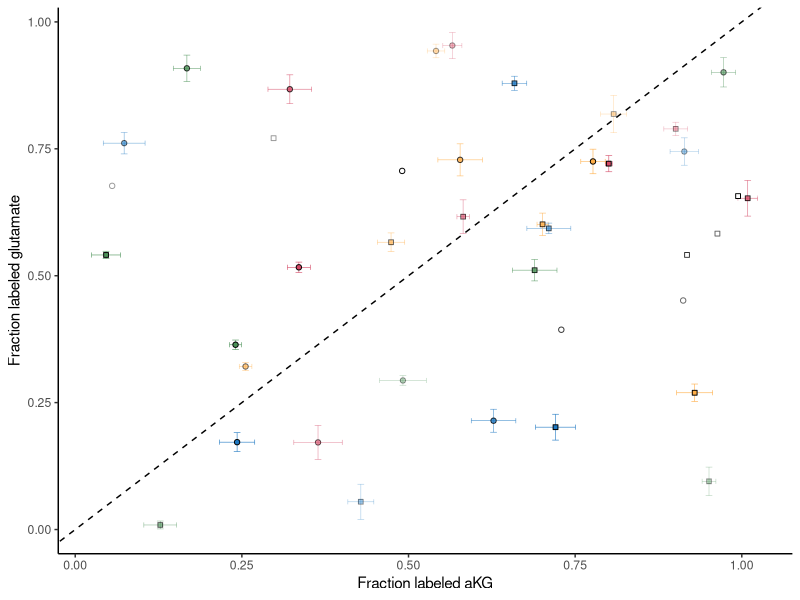
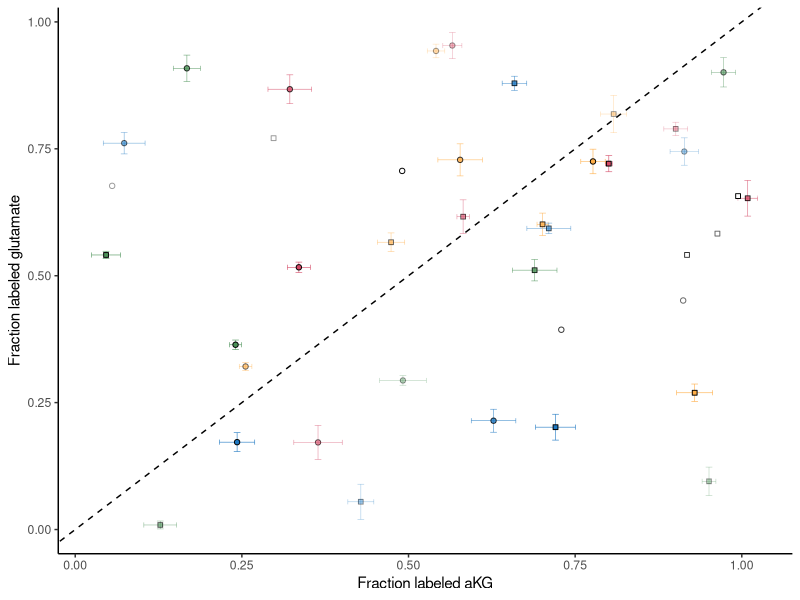

These charts were generated, in order, by the following R code:
# =============================================================================
# 双向误差棒代谢标记散点
# organized：线性脚本 + 中文分节；路径相对本条目目录
# =============================================================================
# =============================================================================


script_dir <- tryCatch(
  dirname(normalizePath(sys.frame(1)$ofile)),
  error = function(e) {
    args <- commandArgs(trailingOnly = FALSE)
    file_arg <- grep("^--file=", args, value = TRUE)
    if (length(file_arg)) dirname(normalizePath(sub("^--file=", "", file_arg))) else normalizePath(getwd())
  }
)
root <- if (basename(script_dir) == "code") dirname(script_dir) else script_dir
# 数据路径：file.path(root, "data", ...)
out_dir <- file.path(root, "output", "figures")
dir.create(out_dir, recursive = TRUE, showWarnings = FALSE)


suppressPackageStartupMessages({
  library(ggplot2)
  library(dplyr)
  library(tidyr)
  library(readr)
  library(tibble)
  library(stringr)
  library(forcats)
})

library(ggplot2)

############ 模拟数据构建 ----------------
# x值：
set.seed(123)
xmin <- runif(40)
xmax <- xmin + runif(40, 0.01, 0.08)

# y值：
set.seed(234)
ymin <- runif(40)
ymax <- ymin + runif(40, 0.01, 0.08)

# 数据框：
data <- data.frame(xmin = xmin, xmax = xmax, ymin = ymin, ymax = ymax)
data <- data %>%
  mutate(xmean = (xmin+xmax)/2, ymean = (ymin+ymax)/2)

# 分组信息：
data$group1 <- rep(c(LETTERS[1:5], LETTERS[1:5]), 4)
data$group2 <- rep(c("E10", "E12", "E15", "E18"), each = 10)
data$group3 <- rep(c(rep("WT", 5), rep("AK", 5)), 4)

################# 绘图 --------------
ggplot(data, aes(x = xmean, y = ymean)) +
  # 横向误差棒：
  geom_errorbarh(aes(xmin = xmin, xmax = xmax,
                     color = group1, alpha = group2),
                 height = 0.01, linewidth = 0.2) +
  # 纵向误差棒：
  geom_errorbar(aes(ymin = ymin, ymax = ymax,
                    color = group1, alpha = group2),
                width = 0.01, linewidth = 0.2) +
  # 散点:
  geom_point(aes(fill = group1, alpha = group2, shape = group3))+
  # 斜线：
  geom_abline(intercept = 0, slope = 1, linetype = "dashed")+
  # 颜色模式：
  scale_fill_manual(values = c("#ffffff", "#ffae47", "#1e78c2", "#d44966", "#4b9258"))+
  scale_color_manual(values = c("#ffffff", "#ffae47", "#1e78c2", "#d44966", "#4b9258"))+
  scale_shape_manual(values = c(21, 22))+
  scale_alpha_manual(values = c(0.4, 0.6, 0.8, 1))+
  labs(x = "Fraction labeled aKG",
       y = "Fraction labeled glutamate") +
  theme_classic()+
  theme(legend.position = "none")

ragg::agg_png(file.path(out_dir, "xy_errorbar.png"), width = 4.2, height = 4, units = "in", res = 300)
print(last_plot())
dev.off()
file.copy(file.path(out_dir, "xy_errorbar.png"), file.path(root, "preview.png"), overwrite = TRUE)
ggsave(file.path(out_dir, "xy_errorbar.pdf"), last_plot(), width = 4.2, height = 4)
